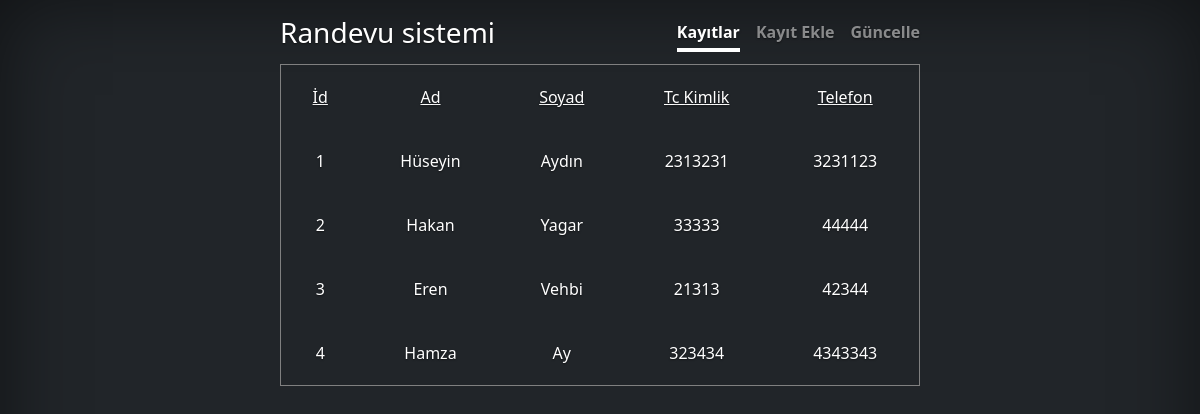
/cover/index.php, run on the app's committed database.
### tables this page shows
CREATE TABLE `randevu` (
  `randevu_id` int(11) NOT NULL,
  `ad` varchar(50) NOT NULL,
  `soyad` varchar(50) NOT NULL,
  `tc` int(11) NOT NULL,
  `telefon` int(11) NOT NULL
);

### cover/index.php (the view, shortened to what this page needs)
<?php
  require_once("baglan.php");
 ?>
<!doctype html>
<html lang="en" class="h-100" data-bs-theme="auto">
  <head><script src="../assets/js/color-modes.js"></script>
    <link rel="stylesheet" href="https://cdn.jsdelivr.net/npm/@docsearch/css@3">
<link href="../assets/dist/css/bootstrap.min.css" rel="stylesheet">
    <link href="cover.css" rel="stylesheet">
  </head>
  <body class="d-flex h-100 text-center text-bg-dark">
<div class="cover-container w-100 h-100 p-3 mx-auto flex-column">
  <header class="mb-5">
    <div>
      <h3 class="float-md-start mb-0">Randevu sistemi</h3>
      <nav class="nav nav-masthead justify-content-center float-md-end">
        <a class="nav-link fw-bold py-1 px-0 active" aria-current="page" href="index.php">Kayıtlar</a>
        <a class="nav-link fw-bold py-1 px-0" href="kayitekle.php">Kayıt Ekle</a>
        <a class="nav-link fw-bold py-1 px-0" href="güncelle.php">Güncelle</a>
      </nav>
    </div>
  </header>
  <main class="px-0 w-100">
      <table border="1" width="100%" cellpadding="20">
        <tr>
          <td><u>İd</u></td>
          <td><u>Ad</u></td>
          <td><u>Soyad</u></td>
          <td><u>Tc Kimlik</u></td>
          <td><u>Telefon</u></td>
        </tr>
        <?php
          $randevusor=$db->prepare("SELECT * from randevu");
          $randevusor->execute();
          while ($randevucek=$randevusor->fetch(PDO::FETCH_ASSOC)) {
      ?>
        <tr>
          <td><?php  echo $randevucek["randevu_id"]?></td>
          <td><?php  echo $randevucek["ad"]?></td>
          <td><?php  echo $randevucek["soyad"]?></td>
          <td><?php  echo $randevucek["tc"]?></td>
          <td><?php  echo $randevucek["telefon"]?></td>
        </tr>
        <?php } ?>
      </table>
  </main>
</div>
    </body>
</html>

### cover/cover.css (style rules this page uses)
body { text-shadow: 0 .05rem .1rem rgba(0, 0, 0, .5); box-shadow: inset 0 0 5rem rgba(0, 0, 0, .5); }
.cover-container { max-width: 42em; }
.nav-masthead .nav-link { color: rgba(255, 255, 255, .5); border-bottom: .25rem solid transparent; }
.nav-masthead .nav-link + .nav-link { margin-left: 1rem; }
.nav-masthead .active { color: #fff; border-bottom-color: #fff; }

### data on the page
randevu: randevu_id "1", ad "Hüseyin", soyad "Aydın", tc "2313231", telefon "3231123"
randevu: randevu_id "2", ad "Hakan", soyad "Yagar", tc "33333", telefon "44444"
randevu: randevu_id "3", ad "Eren", soyad "Vehbi", tc "21313", telefon "42344"
randevu: randevu_id "4", ad "Hamza", soyad "Ay", tc "323434", telefon "4343343"
